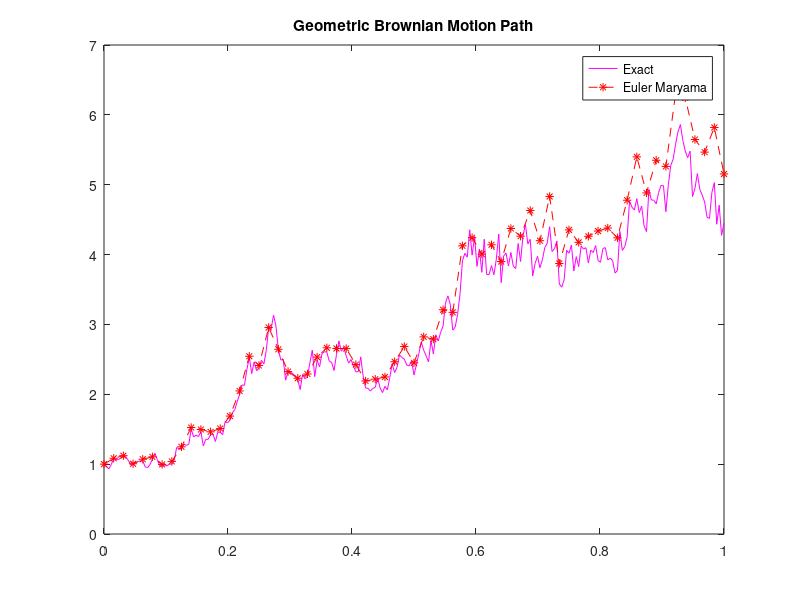

Source code (MATLAB):
clc 
clear all
randn('state', 100) 

T = 1;
N = 256;
dt = T/N;
dw = sqrt (dt) *randn (1,N) ; 
W = cumsum (dw);

mu = 2;
sigma = 1;
Xzero = 1;


Xtrue = Xzero*exp ((mu-0.5*sigma^2) * ( [dt:dt:T]) +sigma*W);
figure
plot ([0:dt:T], [Xzero,Xtrue],'m-') 
hold on


% Euler Mrayama
R = 4;
Dt = R*dt; % length of subinterval for Euler Marayma
L = N/R; % number of subintervals for Euler maryama
Xem = zeros(1, L); % defining an array to save Euler Marayama Value
Xtemp = Xzero;

% f(x) = mu*x and g (x) = sigma*X
for j = 1:L
    Winc = sum (dw (R* (j-1) +1:R*j)) ; % BM increment dw (j) =W(j) -W(j-1)
    Xtemp = Xtemp+ mu*Xtemp* Dt+ sigma*Xtemp*Winc;
    Xem (j) = Xtemp;
end

plot ([0:Dt:T], [Xzero, Xem], 'r--*') % remember X (0) =1=Xzero
hold off
title ('Geometric Brownian Motion Path')
legend ('Exact', 'Euler Maryama')

error = abs (Xem (end) -Xtrue (end) ); % finding error at t=1
fprintf ('at t = %2.1f error is = %5.6f\n', T, error)